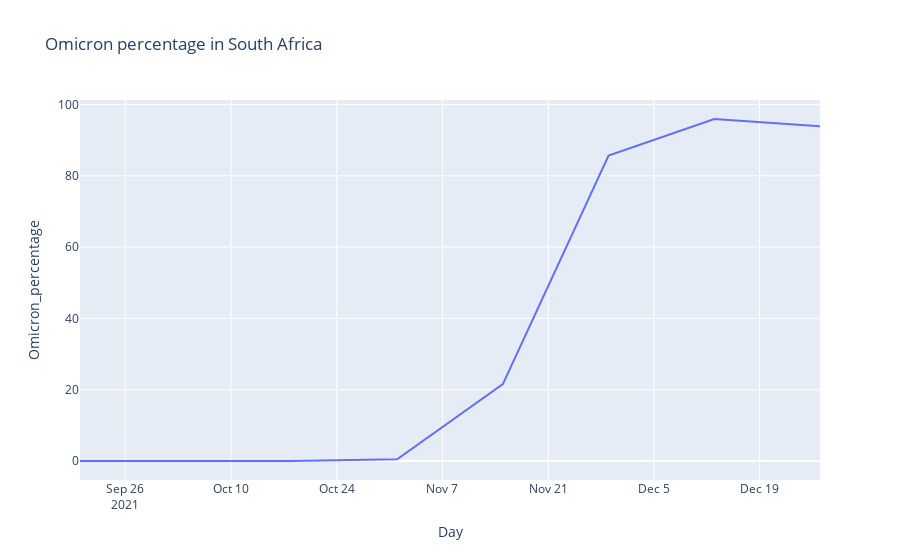

This figure's notebook cell:
### Code cell
fig = px.line(df_sa, x = 'Day',y = 'Omicron_percentage',
            title='Omicron percentage in South Africa')
fig

### Figure 1 — Plotly figure (JSON) as saved in the notebook; plotly's stock layout.template omitted (floating-point values rounded to 4 significant figures)
{"data": [{"hovertemplate": "Day=%{x}<br>Omicron_percentage=%{y}<extra></extra>", "legendgroup": "", "line": {"color": "#636efa", "dash": "solid"}, "marker": {"symbol": "circle"}, "mode": "lines", "name": "", "orientation": "v", "showlegend": false, "type": "scatter", "x": ["2021-09-20", "2021-10-04", "2021-10-18", "2021-11-01", "2021-11-15", "2021-11-29", "2021-12-13", "2021-12-27"], "xaxis": "x", "y": [0.0, 0.0, 0.0, 0.48, 21.55, 85.65, 95.9, 93.85], "yaxis": "y"}], "layout": {"legend": {"tracegroupgap": 0}, "title": {"text": "Omicron percentage in South Africa"}, "xaxis": {"anchor": "y", "domain": [0.0, 1.0], "title": {"text": "Day"}}, "yaxis": {"anchor": "x", "domain": [0.0, 1.0], "title": {"text": "Omicron_percentage"}}}}
